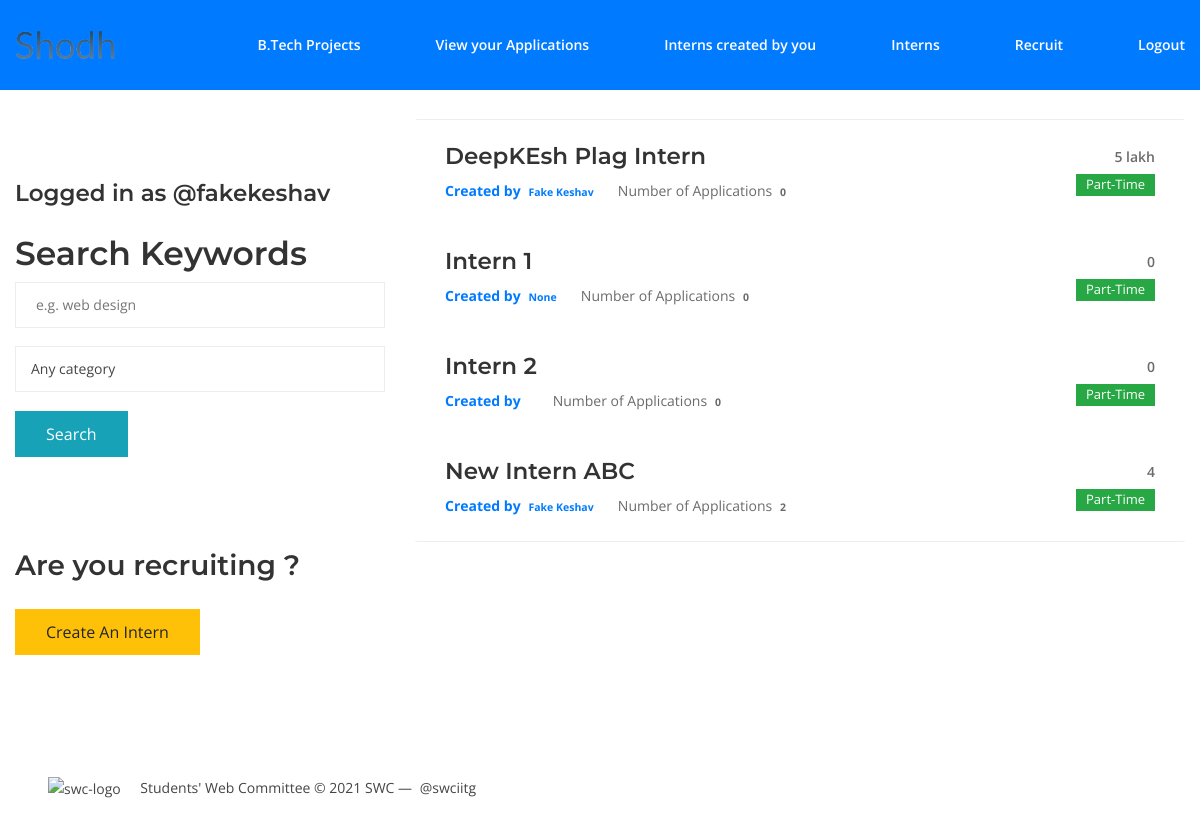
Page /groups/ (signed in) on the committed database.
### accounts/models.py (models this page shows, shortened)
class UserProfile(models.Model):
    name = models.CharField(default=None,max_length=256,null=True)
    user = models.OneToOneField(User, on_delete=models.CASCADE, default=None)
    slug = models.SlugField(allow_unicode=True, unique=True,  default=None)
    position= models.CharField(max_length=255, choices=POSITION_CHOICES, default='stud')
    photo= models.ImageField(default= None,null=True)
    username = models.CharField(max_length=256)
    aboutme = models.TextField(default=None,null=True)
    branch = models.CharField(max_length=255, choices=BRANCH_CHOICES, default='bt')
    cpi = models.FloatField(default=None,null=True)
    gender = models.CharField(max_length=255, choices=GENDER_CHOICES, default='anon')
    linkedin = models.CharField(default=None,max_length=256,null=True)

### groups/models.py (models this page shows, shortened)
class Group(models.Model):
    creator = models.ForeignKey(User,on_delete=models.CASCADE, related_name="group_creator")
    name = models.CharField(max_length=255, unique=True)
    slug = models.SlugField(allow_unicode=True, unique=True)
    description = models.TextField(blank=True, default='')
    description_html = models.TextField(editable=False, default='', blank=True)
    field_of_job= models.CharField(max_length=255, choices=FIELD_CHOICES, default='sde')
    duration = models.CharField(max_length=255, blank=True, default='', null=True)
    stipend = models.CharField(max_length=255, blank=True, default='', null=True)
    expected_qualifications = models.TextField(blank=True, default='', null=True)
    apply_by = models.CharField(max_length=255,blank=True, default='', null=True)
    start_date= models.CharField(max_length=255,blank=True, default='', null=True)
    additional_questions_to_applicant = models.TextField(blank=True, default='', null=True)
    location = models.CharField(max_length=255, blank=True, default='', null=True)
    vacancy = models.PositiveIntegerField(blank=True, default=1, null=True)
    workstatus = models.CharField(max_length=255, choices=STATUS_CHOICES, default='pt')
    btp=models.BooleanField(default=False, null=True, blank=True)
    branch = models.CharField(max_length=255, choices=BRANCH_CHOICES, default='na')
    finished=models.BooleanField(default=False, null=True, blank=True)
    class Meta:
        ordering = ["name"]

### groups/views.py (the view)
class ListGroups(generic.ListView):
    model = Group

### groups/templates/groups/group_list.html (shortened to what this page needs)
{% extends "groups/group_base.html" %}
{% load static %}
{% block pregroup %}
<div class="row">
	<div class="col-md-4" style="padding-top: 15%; padding-bottom: 5%;">
		<div class="content">
			{% if user.is_authenticated %}
			<h5 class="title">
				Logged in as <a href="{% url 'accounts:profile' slug=user.userprofile.username %}">@{{user.userprofile.username}}</a>
			</h5>
			{% endif %}
			<div style="padding-top: 5%; padding-bottom: 15%;">
				<h3 class="title">Search Keywords</h3>
				<form action="{% url 'groups:searchbar' %}" method="POST" id="form1">
					<input type="text" placeholder="e.g. web design" name="searchbar">
					<div style="padding-top: 5%;">
					<select name="fieldofjob">
						  <option value="all">Any category</option>
					</select>
				</div>
				</form>
				<div style="padding-top: 5%; padding-bottom: 10%;">
					<button form="form1" type="submit" class="btn btn-md btn-fill btn-info"> Search</button>
				</div>
			</div>
		</div>
		{% if user.is_authenticated %}
		<h4>Are you recruiting ?</h4>
		<div style="padding-top: 5%; padding-bottom: 10%;">
			<a href="{% url 'groups:create' %}" class="btn btn-md btn-fill btn-warning"> Create An Intern</a>
		</div>
		{% endif %}
	</div>
	{% endblock %}
	{% block group_content %}
	<div class="col-md-8" style="padding-top: 10%;">
		<div class="list-group">
			{% for group in object_list %}
			{% if group.finished == False %}
			<a class="list-group-item job-list" href="{% url 'groups:single' slug=group.slug %}">
				<div class="salary-type col-auto order-sm-3">
					<span class="salary-range">{{ group.stipend }}</span>
					{% if group.workstatus == "pt" %}
					<span class="badge badge-success">Part-Time</span>
					{% else %}
					<span class="badge badge-success">Full-Time</span>
					{% endif %}
				</div>
				<div class="content col">
					<h5 class="title">{{ group.name }}</h5>
					<ul class="meta">
						<li><strong class="text-primary"> Created by <span class="badge"> {{ group.creator.userprofile.name }}
								</span></strong>
						</li>
						<li>Number of Application{{ group.posts.count|pluralize }} <span class="badge">
								{{ group.posts.count }} </span></li>
					</ul>
				</div>
			</a>
			{% endif %}
			{% endfor %}
		</div>
	</div>
</div>
{% endblock %}

### static/simplesocial/css/master.css (style rules this page uses)
body { margin: 0; overflow: auto; font-family: 'Lato', sans-serif; font-weight: 400; }

### static/Keller - Job Board HTML Template_files/style.css (style rules this page uses)
*, *::after, *::before { -webkit-box-sizing: border-box; box-sizing: border-box; }
html, body, .site-wrapper { height: 100%; }
body { font-family: "Open Sans", sans-serif; font-size: 14px; font-weight: 400; font-style: normal; line-height: 1.75; position: relative; visibility: visible; color: #454545; background-color: #FFFFFF; }
h1, h2, h3, h4, h5, h6 { font-family: "Montserrat", sans-serif; font-weight: 600; line-height: 1.2; margin-top: 0; color: #333333; }
h3, .h3 { font-size: 33px; }
h4, .h4 { font-size: 28px; }
h5, .h5 { font-size: 23px; }
a, button { line-height: inherit; display: inline-block; cursor: pointer; text-decoration: none; color: inherit; }
a, button, img, input { -webkit-transition: all 0.3s ease 0s; -o-transition: all 0.3s ease 0s; transition: all 0.3s ease 0s; }
button, input[type="submit"] { cursor: pointer; }
ul:last-child { margin-bottom: 0; }
ul li + li { margin-top: 6px; }
.text-primary { color: #007BFF !important; }
input[type="text"], input[type="email"], input[type="password"], textarea, .form-control { line-height: 24px; display: block; width: 100%; padding: 10px 20px; color: #454545; border: 1px solid #EDEDED; border-radius: 0; background-color: #FFFFFF; }
select { line-height: 24px; display: block; width: 100%; padding: 10px 15px; padding-right: 40px; color: #454545; border: 1px solid #EDEDED; border-radius: 0; background-color: #FFFFFF; background-image: url("../images/icons/arrow-down.png"); background-repeat: no-repeat; background-position: right center; background-size: auto; -webkit-appearance: none; -moz-appearance: none; appearance: none; }
.btn { line-height: 24px; padding: 10px 30px; border-radius: 0; }
.job-list { position: relative; z-index: 1; display: -webkit-box; display: -webkit-flex; display: -ms-flexbox; display: flex; -webkit-box-align: center; -webkit-align-items: center; -ms-flex-align: center; align-items: center; -webkit-flex-wrap: wrap; -ms-flex-wrap: wrap; flex-wrap: wrap; margin: -1px; padding: 23px 15px; border-width: 1px; border-style: solid; border-color: #EDEDED transparent; }
.job-list .salary-type { text-align: right; }
.job-list .salary-type .salary-range { font-weight: 600; line-height: 1; display: block; margin-bottom: 8px; color: #6b6b6b; }
.job-list .salary-type .badge { font-size: 13px; font-weight: 400; padding: 4px 10px 5px; border-radius: 0; }
.job-list .content .meta { display: -webkit-box; display: -webkit-flex; display: -ms-flexbox; display: flex; -webkit-flex-wrap: wrap; -ms-flex-wrap: wrap; flex-wrap: wrap; margin-bottom: 0; padding-left: 0; list-style: none; color: #6b6b6b; }
.job-list .content .meta li { margin-top: 0; margin-right: 20px; }
.job-list .content .meta li:last-child { margin-right: 0; }

### rows in the picture
Group: stipend "5 lakh", workstatus "Part-Time", name "DeepKEsh Plag Intern", creator.userprofile.name "Fake Keshav", posts.count "0"
Group: stipend "0", workstatus "Part-Time", name "Intern 1", creator.userprofile.name "None", posts.count "0"
Group: stipend "0", workstatus "Part-Time", name "Intern 2", posts.count "0"
Group: stipend "4", workstatus "Part-Time", name "New Intern ABC", creator.userprofile.name "Fake Keshav", posts.count "2"

### other values in the picture
{{ user.userprofile.username }} "fakekeshav"
